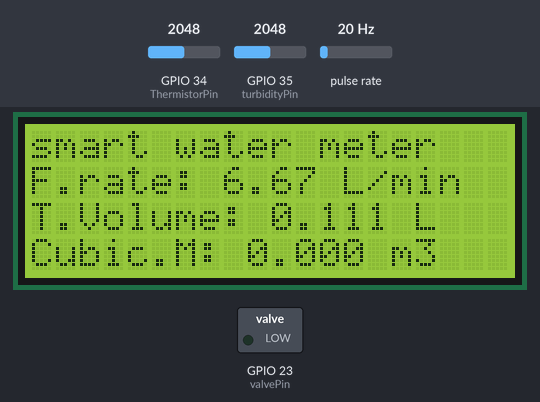
Simulated run of this sketch. Board: ESP32. Shown: 20×4 character LCD, switched loads named in the sketch (green lamp = pin HIGH). Wiring (inferred from the names in the program): pulse sensor: data GPIO 2. The test bench sets the inputs (shaded band); at power-on: pulse rate 20 Hz, GPIO 34 (ThermistorPin) = 2048, GPIO 35 (turbidityPin) = 2048. WiFi joins after 1.5 s; servers stay silent unless stated; uploads are accepted with an empty reply; what the sketch prints to the serial monitor is not drawn.

Above: at 2.7 s.
2.8 s: pulse rate (sensor on GPIO 2) set to 4 Hz
At 12.6 s:
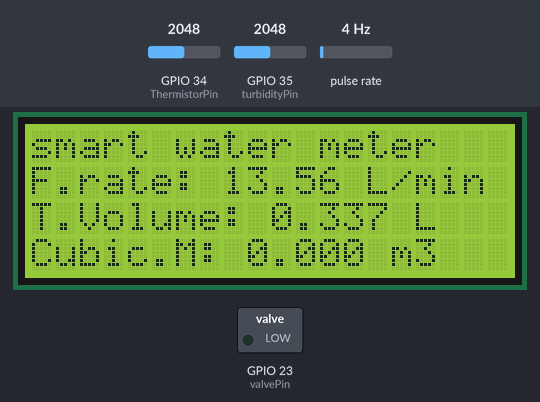
13.4 s: pulse rate (sensor on GPIO 2) set to 50 Hz
At 22.9 s:
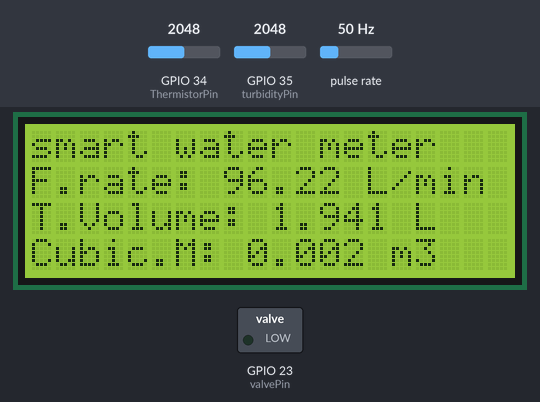
23.6 s: pulse rate (sensor on GPIO 2) set to 100 Hz
At 33.3 s:
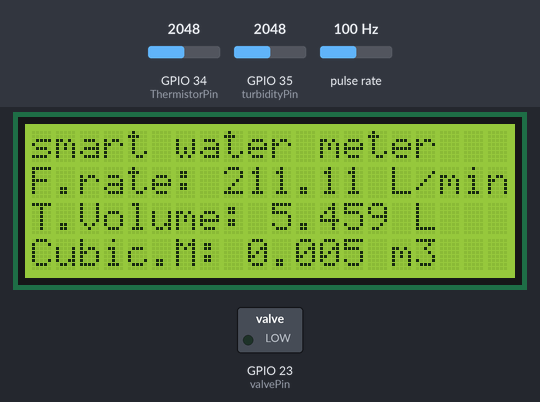
33.9 s: pulse rate (sensor on GPIO 2) set to 4 Hz
At 43.6 s:
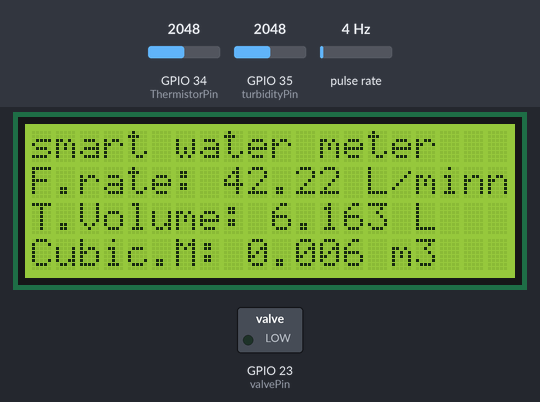
Timing chart, 0 to 45.1 s (numbered marks = the images above; inputs shaded):
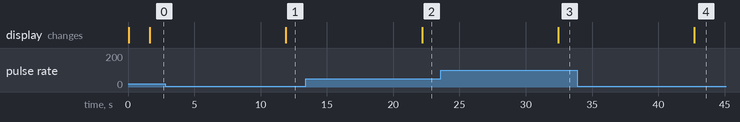

The sketch:

BEST_SENDER_AND_VALVE_RECEIVER_CODE_FOR__LOCAL_SERVER.ino
```cpp
#include<WiFi.h>
#include<HTTPClient.h>
#include <LCD_I2C.h>
#include <ArduinoJson.h>


const int valvePin = 23;
int tdspin=18;
int tdsdata=100;
int ThermistorPin = 34;
int Vo;
float R1 = 10000;
float logR2, R2, T;
float c1 = 1.009249522e-03, c2 = 2.378405444e-04, c3 = 2.019202697e-07;

const int sensorPin = 2;
int turbidityPin = 35;
volatile int pulseCount = 0;
float flowRate = 0.0;
unsigned long previousMillis = 0;
const unsigned long interval = 1000;
float totalLiters = 0.0;
float literm3=0.0;

const char*ssid = "Manzi";
const char*password ="dillox12";
String serverName ="http://192.168.1.72/DashBoard_for_IOT/Backend.php";
const size_t JSON_DOC_SIZE = 512;

LCD_I2C lcd(0x27, 20, 4);

void pulseCounter() {
  pulseCount++;
}

void setup() {
  lcd.begin();
  lcd.backlight();

  pinMode(18, INPUT);
  pinMode(valvePin, OUTPUT);
  digitalWrite(valvePin, LOW);
  pinMode(sensorPin, INPUT_PULLUP);
  attachInterrupt(digitalPinToInterrupt(sensorPin), pulseCounter, RISING);

  Serial.begin(115200);
  WiFi.begin(ssid,password);

  Serial.print("connecting to wifi...");
while(WiFi.status() != WL_CONNECTED)
{
  delay(500);
  Serial.print(".");
}
Serial.println("\n connected to wifi");
}

void loop() {
  // --- Sensor Readings & Flow Calculation (Every 1 Second) ---
  unsigned long currentMillis = millis();

  if (currentMillis - previousMillis >= interval) {
    previousMillis = currentMillis;

    float calibrationFactor = 4.5;
    flowRate = (pulseCount / calibrationFactor) / (interval / 1000.0);
    float volumeAdded = flowRate / 60.0;
    totalLiters += volumeAdded;
    literm3= totalLiters / 1000;
    pulseCount = 0;

    lcd.setCursor(0, 0);
    lcd.print("smart water meter");
    lcd.setCursor(0, 1);
    lcd.print("F.rate: ");
    lcd.print(flowRate);
    lcd.print(" L/min");
    lcd.setCursor(0, 2);
    lcd.print("T.Volume: ");
    lcd.print(totalLiters, 3);
    lcd.print(" L");
    lcd.setCursor(0, 3);
    lcd.print("Cubic.M: ");
    lcd.print(literm3, 3);
    lcd.print(" m3");
  }

  Vo = analogRead(ThermistorPin);
  R2 = R1 * (4095.0 / (float)Vo - 1.0);
  logR2 = log(R2);
  T = (1.0 / (c1 + c2*logR2 + c3*logR2*logR2*logR2));
  T = T - 273.15;

  int turbidityValue = analogRead(turbidityPin);
  int Turbidity=map(turbidityValue,0,4096,0,10);

  Serial.print("Temperature: "); Serial.print(T); Serial.println(" *c");
  Serial.print("Turbidity: "); Serial.print(Turbidity); Serial.println(" NTU");
  Serial.print("TDS: "); Serial.println(tdsdata);

  if(isnan(flowRate) || isnan(totalLiters) || isnan(Turbidity) || isnan(T) || isnan(tdsdata))
  {
    Serial.println("Failed to read from sensor!");
  }
  else
  {
    sendToServer(flowRate, totalLiters, Turbidity, T, tdsdata);
  }

  delay(10000);
}

void sendToServer(float flowRate,float totalLiters,float Turbidity,float T,float tdsdata)
{
  if(WiFi.status() == WL_CONNECTED)
  {
    HTTPClient http;
    http.begin(serverName);
    http.addHeader("content-Type","application/json");

    // Construct the JSON payload to send SENSOR data to the server
    String jsonData = "{"
                   "\"flow_rate\": " + String(flowRate, 2) + "," +
                   "\"total_volume\": " + String(totalLiters, 2) + "," +
                   "\"turbidity_value\": " + String(Turbidity, 2) + "," +
                   "\"temperature\": " + String(T, 2) + "," +
                   "\"tds_value\": " + String(tdsdata, 2) +
                   "}";

    int httpResponseCode = http.POST(jsonData);

    if(httpResponseCode > 0)
    {
      String response = http.getString();
      Serial.print("Server Response Code: ");
      Serial.println(httpResponseCode);
      Serial.print("Raw Server Response Body: ");
      Serial.println(response);

      StaticJsonDocument<JSON_DOC_SIZE> doc;
      DeserializationError error = deserializeJson(doc, response);

      if (error) {
          Serial.print("JSON Response Parsing failed: ");
          Serial.println(error.c_str());
      } else {
          const char* valveStatus = doc["valve_status"];

          if (valveStatus) {
              if (strcmp(valveStatus, "ON") == 0) {
                  digitalWrite(valvePin, HIGH);
                  Serial.println("Server set valve to ON.");
              } else if (strcmp(valveStatus, "OFF") == 0) {
                  digitalWrite(valvePin, LOW);
                  Serial.println("Server set valve to OFF.");
              } else {
                  Serial.print(" Unknown status received: ");
                  Serial.println(valveStatus);
              }
          } else {
              Serial.println("'valve_status' key missing in server response.");
          }
      }
    }
    else
    {
        Serial.printf("HTTP POST failed, code: %d\n", httpResponseCode);
    }
    http.end();
  }
  else
  {
    Serial.println("Wifi Disconnected");
  }
}
```

Measured:
- after the input at 2.8 s, the display: changes after 9.1 s (image 1)
- after the input at 13.4 s, the display: changes after 8.8 s (image 2)
- after the input at 23.6 s, the display: changes after 8.8 s (image 3)
- after the input at 33.9 s, the display: changes after 8.8 s (image 4)
